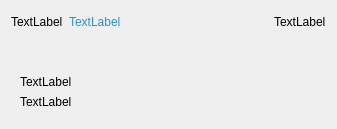
<?xml version="1.0" encoding="UTF-8"?>
<ui version="4.0">
 <class>NewsFeedItemWidget</class>
 <widget class="QWidget" name="NewsFeedItemWidget">
  <property name="geometry">
   <rect>
    <x>0</x>
    <y>0</y>
    <width>337</width>
    <height>129</height>
   </rect>
  </property>
  <property name="sizePolicy">
   <sizepolicy hsizetype="Maximum" vsizetype="Preferred">
    <horstretch>0</horstretch>
    <verstretch>0</verstretch>
   </sizepolicy>
  </property>
  <property name="windowTitle">
   <string>Form</string>
  </property>
  <layout class="QGridLayout" name="gridLayout_2">
   <item row="1" column="0">
    <layout class="QHBoxLayout" name="horizontalLayout_2">
     <item>
      <widget class="QLabel" name="avatar">
       <property name="sizePolicy">
        <sizepolicy hsizetype="Maximum" vsizetype="Maximum">
         <horstretch>0</horstretch>
         <verstretch>0</verstretch>
        </sizepolicy>
       </property>
       <property name="text">
        <string>TextLabel</string>
       </property>
       <property name="textFormat">
        <enum>Qt::PlainText</enum>
       </property>
      </widget>
     </item>
     <item>
      <widget class="QLabel" name="userName">
       <property name="palette">
        <palette>
         <active>
          <colorrole role="WindowText">
           <brush brushstyle="SolidPattern">
            <color alpha="255">
             <red>42</red>
             <green>143</green>
             <blue>202</blue>
            </color>
           </brush>
          </colorrole>
          <colorrole role="Button">
           <brush brushstyle="SolidPattern">
            <color alpha="255">
             <red>0</red>
             <green>85</green>
             <blue>255</blue>
            </color>
           </brush>
          </colorrole>
          <colorrole role="Light">
           <brush brushstyle="SolidPattern">
            <color alpha="255">
             <red>127</red>
             <green>170</green>
             <blue>255</blue>
            </color>
           </brush>
          </colorrole>
          <colorrole role="Midlight">
           <brush brushstyle="SolidPattern">
            <color alpha="255">
             <red>63</red>
             <green>127</green>
             <blue>255</blue>
            </color>
           </brush>
          </colorrole>
          <colorrole role="Dark">
           <brush brushstyle="SolidPattern">
            <color alpha="255">
             <red>0</red>
             <green>42</green>
             <blue>127</blue>
            </color>
           </brush>
          </colorrole>
          <colorrole role="Mid">
           <brush brushstyle="SolidPattern">
            <color alpha="255">
             <red>0</red>
             <green>56</green>
             <blue>170</blue>
            </color>
           </brush>
          </colorrole>
          <colorrole role="Text">
           <brush brushstyle="SolidPattern">
            <color alpha="255">
             <red>42</red>
             <green>143</green>
             <blue>202</blue>
            </color>
           </brush>
          </colorrole>
          <colorrole role="BrightText">
           <brush brushstyle="SolidPattern">
            <color alpha="255">
             <red>255</red>
             <green>255</green>
             <blue>255</blue>
            </color>
           </brush>
          </colorrole>
          <colorrole role="ButtonText">
           <brush brushstyle="SolidPattern">
            <color alpha="255">
             <red>0</red>
             <green>0</green>
             <blue>0</blue>
            </color>
           </brush>
          </colorrole>
          <colorrole role="Base">
           <brush brushstyle="SolidPattern">
            <color alpha="255">
             <red>255</red>
             <green>255</green>
             <blue>255</blue>
            </color>
           </brush>
          </colorrole>
          <colorrole role="Window">
           <brush brushstyle="SolidPattern">
            <color alpha="255">
             <red>0</red>
             <green>85</green>
             <blue>255</blue>
            </color>
           </brush>
          </colorrole>
          <colorrole role="Shadow">
           <brush brushstyle="SolidPattern">
            <color alpha="255">
             <red>0</red>
             <green>0</green>
             <blue>0</blue>
            </color>
           </brush>
          </colorrole>
          <colorrole role="AlternateBase">
           <brush brushstyle="SolidPattern">
            <color alpha="255">
             <red>127</red>
             <green>170</green>
             <blue>255</blue>
            </color>
           </brush>
          </colorrole>
          <colorrole role="ToolTipBase">
           <brush brushstyle="SolidPattern">
            <color alpha="255">
             <red>255</red>
             <green>255</green>
             <blue>220</blue>
            </color>
           </brush>
          </colorrole>
          <colorrole role="ToolTipText">
           <brush brushstyle="SolidPattern">
            <color alpha="255">
             <red>0</red>
             <green>0</green>
             <blue>0</blue>
            </color>
           </brush>
          </colorrole>
         </active>
         <inactive>
          <colorrole role="WindowText">
           <brush brushstyle="SolidPattern">
            <color alpha="255">
             <red>42</red>
             <green>143</green>
             <blue>202</blue>
            </color>
           </brush>
          </colorrole>
          <colorrole role="Button">
           <brush brushstyle="SolidPattern">
            <color alpha="255">
             <red>0</red>
             <green>85</green>
             <blue>255</blue>
            </color>
           </brush>
          </colorrole>
          <colorrole role="Light">
           <brush brushstyle="SolidPattern">
            <color alpha="255">
             <red>127</red>
             <green>170</green>
             <blue>255</blue>
            </color>
           </brush>
          </colorrole>
          <colorrole role="Midlight">
           <brush brushstyle="SolidPattern">
            <color alpha="255">
             <red>63</red>
             <green>127</green>
             <blue>255</blue>
            </color>
           </brush>
          </colorrole>
          <colorrole role="Dark">
           <brush brushstyle="SolidPattern">
            <color alpha="255">
             <red>0</red>
             <green>42</green>
             <blue>127</blue>
            </color>
           </brush>
          </colorrole>
          <colorrole role="Mid">
           <brush brushstyle="SolidPattern">
            <color alpha="255">
             <red>0</red>
             <green>56</green>
             <blue>170</blue>
            </color>
           </brush>
          </colorrole>
          <colorrole role="Text">
           <brush brushstyle="SolidPattern">
            <color alpha="255">
             <red>42</red>
             <green>143</green>
             <blue>202</blue>
            </color>
           </brush>
          </colorrole>
          <colorrole role="BrightText">
           <brush brushstyle="SolidPattern">
            <color alpha="255">
             <red>255</red>
             <green>255</green>
             <blue>255</blue>
            </color>
           </brush>
          </colorrole>
          <colorrole role="ButtonText">
           <brush brushstyle="SolidPattern">
            <color alpha="255">
             <red>0</red>
             <green>0</green>
             <blue>0</blue>
            </color>
           </brush>
          </colorrole>
          <colorrole role="Base">
           <brush brushstyle="SolidPattern">
            <color alpha="255">
             <red>255</red>
             <green>255</green>
             <blue>255</blue>
            </color>
           </brush>
          </colorrole>
          <colorrole role="Window">
           <brush brushstyle="SolidPattern">
            <color alpha="255">
             <red>0</red>
             <green>85</green>
             <blue>255</blue>
            </color>
           </brush>
          </colorrole>
          <colorrole role="Shadow">
           <brush brushstyle="SolidPattern">
            <color alpha="255">
             <red>0</red>
             <green>0</green>
             <blue>0</blue>
            </color>
           </brush>
          </colorrole>
          <colorrole role="AlternateBase">
           <brush brushstyle="SolidPattern">
            <color alpha="255">
             <red>127</red>
             <green>170</green>
             <blue>255</blue>
            </color>
           </brush>
          </colorrole>
          <colorrole role="ToolTipBase">
           <brush brushstyle="SolidPattern">
            <color alpha="255">
             <red>255</red>
             <green>255</green>
             <blue>220</blue>
            </color>
           </brush>
          </colorrole>
          <colorrole role="ToolTipText">
           <brush brushstyle="SolidPattern">
            <color alpha="255">
             <red>0</red>
             <green>0</green>
             <blue>0</blue>
            </color>
           </brush>
          </colorrole>
         </inactive>
         <disabled>
          <colorrole role="WindowText">
           <brush brushstyle="SolidPattern">
            <color alpha="255">
             <red>0</red>
             <green>42</green>
             <blue>127</blue>
            </color>
           </brush>
          </colorrole>
          <colorrole role="Button">
           <brush brushstyle="SolidPattern">
            <color alpha="255">
             <red>0</red>
             <green>85</green>
             <blue>255</blue>
            </color>
           </brush>
          </colorrole>
          <colorrole role="Light">
           <brush brushstyle="SolidPattern">
            <color alpha="255">
             <red>127</red>
             <green>170</green>
             <blue>255</blue>
            </color>
           </brush>
          </colorrole>
          <colorrole role="Midlight">
           <brush brushstyle="SolidPattern">
            <color alpha="255">
             <red>63</red>
             <green>127</green>
             <blue>255</blue>
            </color>
           </brush>
          </colorrole>
          <colorrole role="Dark">
           <brush brushstyle="SolidPattern">
            <color alpha="255">
             <red>0</red>
             <green>42</green>
             <blue>127</blue>
            </color>
           </brush>
          </colorrole>
          <colorrole role="Mid">
           <brush brushstyle="SolidPattern">
            <color alpha="255">
             <red>0</red>
             <green>56</green>
             <blue>170</blue>
            </color>
           </brush>
          </colorrole>
          <colorrole role="Text">
           <brush brushstyle="SolidPattern">
            <color alpha="255">
             <red>0</red>
             <green>42</green>
             <blue>127</blue>
            </color>
           </brush>
          </colorrole>
          <colorrole role="BrightText">
           <brush brushstyle="SolidPattern">
            <color alpha="255">
             <red>255</red>
             <green>255</green>
             <blue>255</blue>
            </color>
           </brush>
          </colorrole>
          <colorrole role="ButtonText">
           <brush brushstyle="SolidPattern">
            <color alpha="255">
             <red>0</red>
             <green>42</green>
             <blue>127</blue>
            </color>
           </brush>
          </colorrole>
          <colorrole role="Base">
           <brush brushstyle="SolidPattern">
            <color alpha="255">
             <red>0</red>
             <green>85</green>
             <blue>255</blue>
            </color>
           </brush>
          </colorrole>
          <colorrole role="Window">
           <brush brushstyle="SolidPattern">
            <color alpha="255">
             <red>0</red>
             <green>85</green>
             <blue>255</blue>
            </color>
           </brush>
          </colorrole>
          <colorrole role="Shadow">
           <brush brushstyle="SolidPattern">
            <color alpha="255">
             <red>0</red>
             <green>0</green>
             <blue>0</blue>
            </color>
           </brush>
          </colorrole>
          <colorrole role="AlternateBase">
           <brush brushstyle="SolidPattern">
            <color alpha="255">
             <red>0</red>
             <green>85</green>
             <blue>255</blue>
            </color>
           </brush>
          </colorrole>
          <colorrole role="ToolTipBase">
           <brush brushstyle="SolidPattern">
            <color alpha="255">
             <red>255</red>
             <green>255</green>
             <blue>220</blue>
            </color>
           </brush>
          </colorrole>
          <colorrole role="ToolTipText">
           <brush brushstyle="SolidPattern">
            <color alpha="255">
             <red>0</red>
             <green>0</green>
             <blue>0</blue>
            </color>
           </brush>
          </colorrole>
         </disabled>
        </palette>
       </property>
       <property name="text">
        <string>TextLabel</string>
       </property>
       <property name="textFormat">
        <enum>Qt::PlainText</enum>
       </property>
      </widget>
     </item>
     <item>
      <spacer name="horizontalSpacer">
       <property name="orientation">
        <enum>Qt::Horizontal</enum>
       </property>
       <property name="sizeHint" stdset="0">
        <size>
         <width>40</width>
         <height>20</height>
        </size>
       </property>
      </spacer>
     </item>
     <item>
      <widget class="QLabel" name="date">
       <property name="text">
        <string>TextLabel</string>
       </property>
       <property name="textFormat">
        <enum>Qt::PlainText</enum>
       </property>
      </widget>
     </item>
    </layout>
   </item>
   <item row="3" column="0">
    <widget class="QWidget" name="attachmentContainer" native="true">
     <layout class="QVBoxLayout" name="verticalLayout">
      <item>
       <widget class="QLabel" name="attachmentName">
        <property name="text">
         <string>TextLabel</string>
        </property>
        <property name="textFormat">
         <enum>Qt::PlainText</enum>
        </property>
       </widget>
      </item>
      <item>
       <layout class="QHBoxLayout" name="horizontalLayout">
        <property name="topMargin">
         <number>0</number>
        </property>
        <item>
         <widget class="QLabel" name="attachment">
          <property name="sizePolicy">
           <sizepolicy hsizetype="Maximum" vsizetype="Maximum">
            <horstretch>0</horstretch>
            <verstretch>0</verstretch>
           </sizepolicy>
          </property>
          <property name="text">
           <string>TextLabel</string>
          </property>
          <property name="textFormat">
           <enum>Qt::PlainText</enum>
          </property>
         </widget>
        </item>
        <item>
         <widget class="QtFastLabel" name="attachmentDescription"/>
        </item>
       </layout>
      </item>
     </layout>
    </widget>
   </item>
   <item row="2" column="0">
    <widget class="QtFastLabel" name="post">
     <property name="sizePolicy">
      <sizepolicy hsizetype="Preferred" vsizetype="Preferred">
       <horstretch>0</horstretch>
       <verstretch>0</verstretch>
      </sizepolicy>
     </property>
    </widget>
   </item>
  </layout>
 </widget>
 <customwidgets>
  <customwidget>
   <class>QtFastLabel</class>
   <extends>QLabel</extends>
   <header>include/qtfastlabel.h</header>
  </customwidget>
 </customwidgets>
 <resources/>
 <connections/>
</ui>
